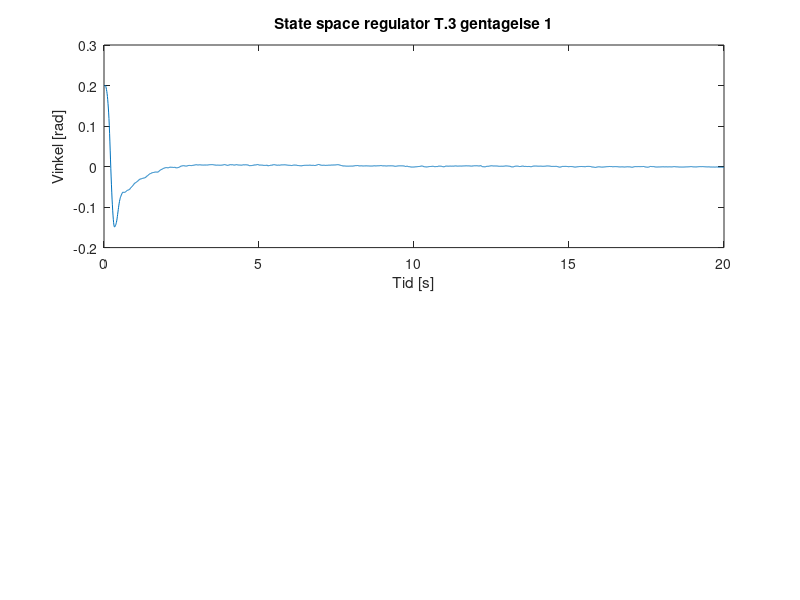

Source code (MATLAB): (Note: this script raises an error after producing the figure.)
%Der er 10 ms mellem hver sampling
clc
clear all
close all

load('dataState.mat');


realdata=dataState(:,1);
stroem=dataState(:,2);
startPin=dataState(:,3);






n=2000;
for i = 1:n
    tid(i) = 0.01 * i;
end

start=[231;3422;6657;9693;12801;15860;19019;22130;25427;28301]
%start(1)=1144
%for i=2:10
%    start(i)=start(i-1)+2050;
%end

for i = 1:10
    data(:,i)=realdata(start(i):start(i)+(n-1));
    dataStroem(:,i)=stroem(start(i):start(i)+(n-1));
end

n=length(data)

for i = 1:10
    dataFilt(1,i) = data(1,i);
    dataFilt(2,i) = (data(1,i) + data(2,i))/2;
    dataFiltStroem(1,i) = dataStroem(1,i);
    dataFiltStroem(2,i) = (dataStroem(1,i) + dataStroem(2,i))/2;
end

for i = 1:10
    for ii=1:n-2
        dataFilt(ii+2,i)=(data(ii,i)+data(ii+1,i)+data(ii+2,i))/3;
        dataFiltStroem(ii+2,i)=(dataStroem(ii,i)+dataStroem(ii+1,i)+dataStroem(ii+2,i))/3;        
    end
end


temp = [0;0;0;0;0;0;0;0;0;0];

for i=1:10
    for ii=1001:n
        temp(i) = temp(i) + dataFilt(ii,i);
    end
end


offset = temp/(n-1000);







for i = 1:10
    dataFilt(:,i) = dataFilt(:,i)-offset(i);
end

addMarkX = [0;0;0;0;0;0;0;0;0;0];
addMarkY = [0;0;0;0;0;0;0;0;0;0];

for i = 1:10
    for ii=1:(n-1)
        if abs(dataFilt(ii,i)) > 0.0175
            if abs(max(dataFilt(ii+1:n,i)))<=0.0175
                addMarkX(i) = ii+1;
                addMarkY(i) = dataFilt(ii+1,i);
            elseif abs(min(dataFilt(ii+1:n,i)))<=0.0175
                addMarkX(i) = ii+1;
                addMarkY(i) = dataFilt(ii+1,i);
            end
        end
    end
end

addMarkX = addMarkX * 0.01;
addMarkY = addMarkY * 0.01;

for i=1:10
    figure(i);
    subplot(2,1,1);
    plotVar = plot(tid,dataFilt(:,i));
    a=sprintf('State space regulator T.3 gentagelse %d',i);
    title(a)
    ylabel("Vinkel [rad]");
    xlabel("Tid [s]");
    yline(0.0175);
    yline(-0.0175);
    datatip(plotVar,addMarkX(i),addMarkY(i));
    subplot(2,1,2);
    plot(tid,dataFiltStroem(:,i));
    a=sprintf('Strøminput ved state space regulator T.3 gentagelse %d',i);
    title(a)
    ylabel("Strøm [A]");
    xlabel("Tid [s]");
end



